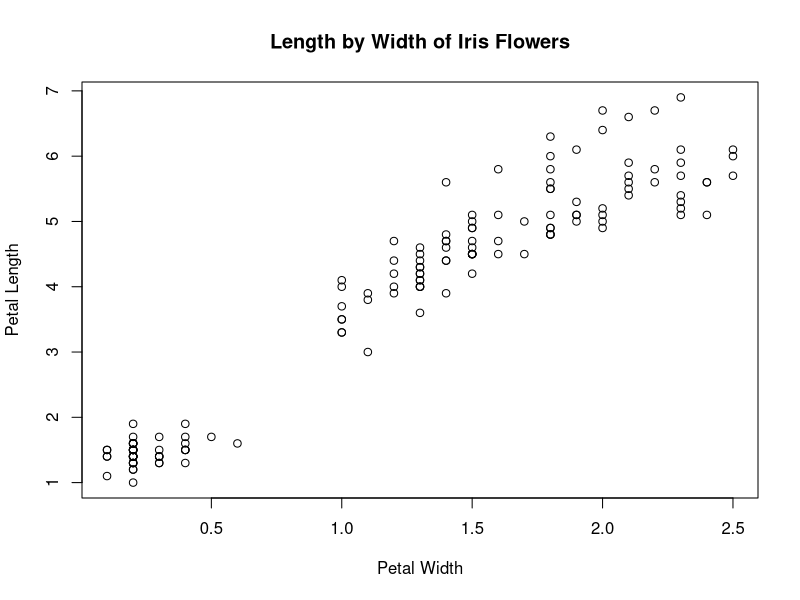
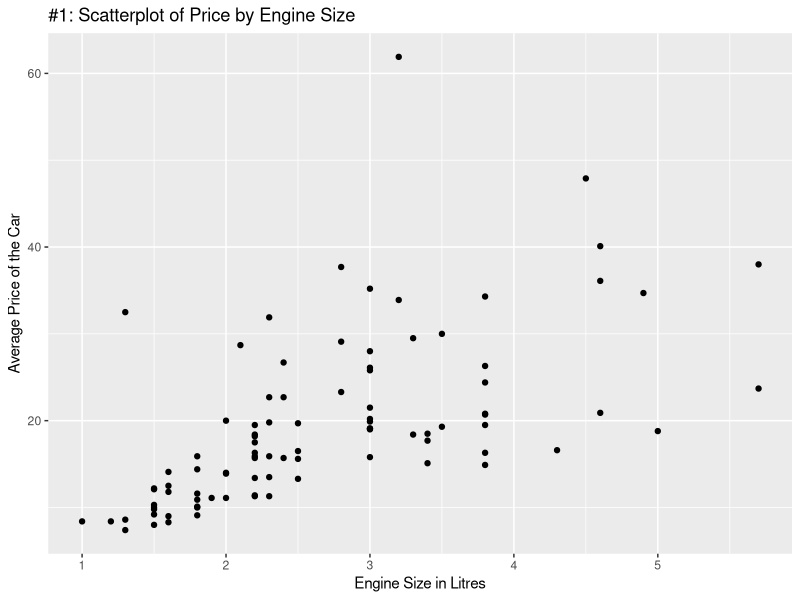
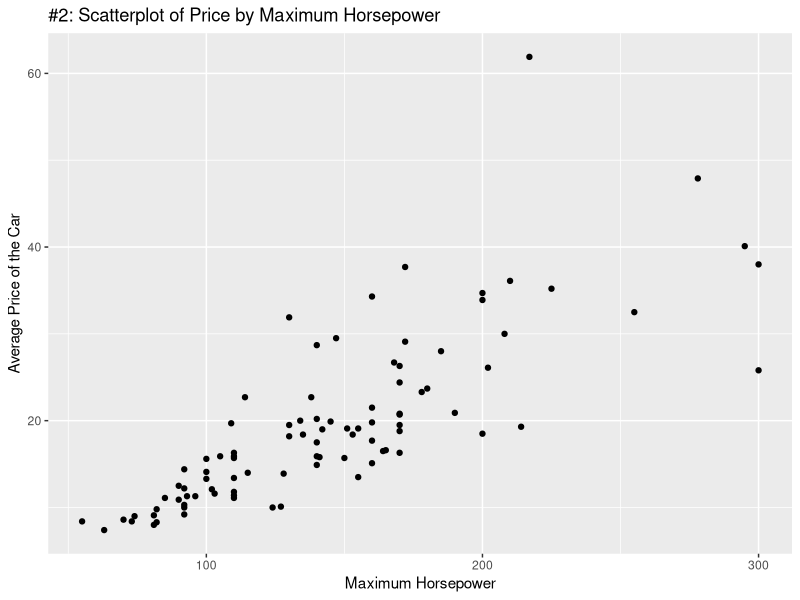
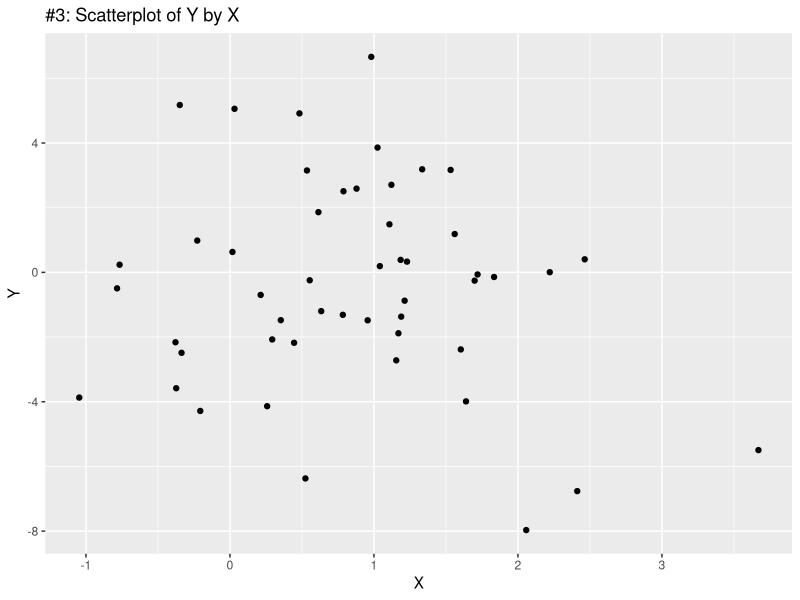
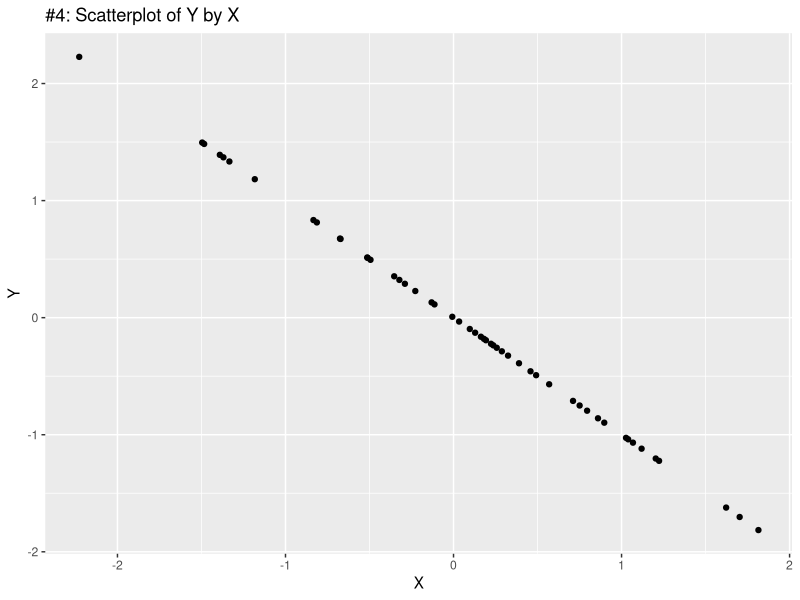
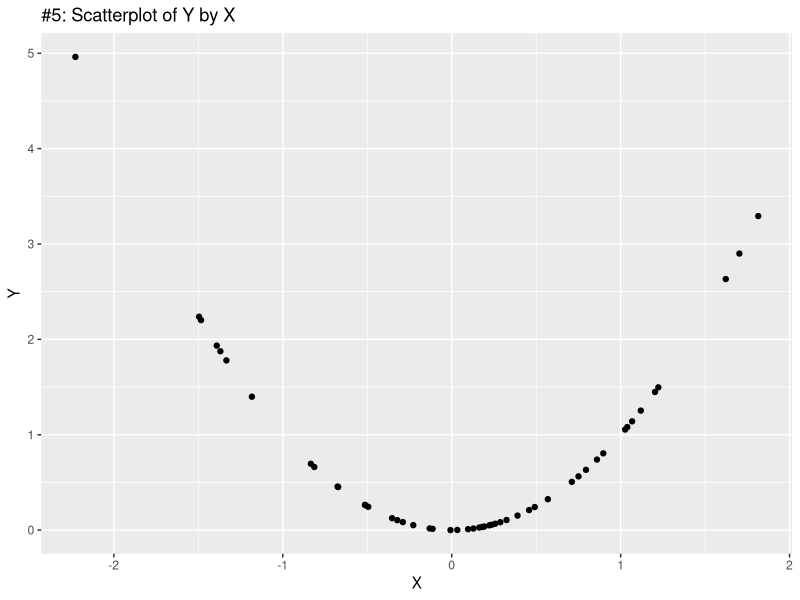
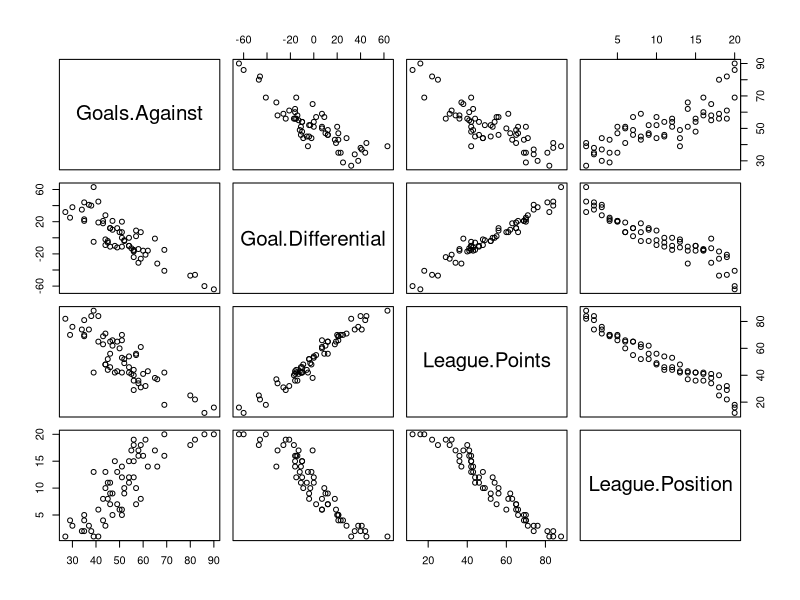
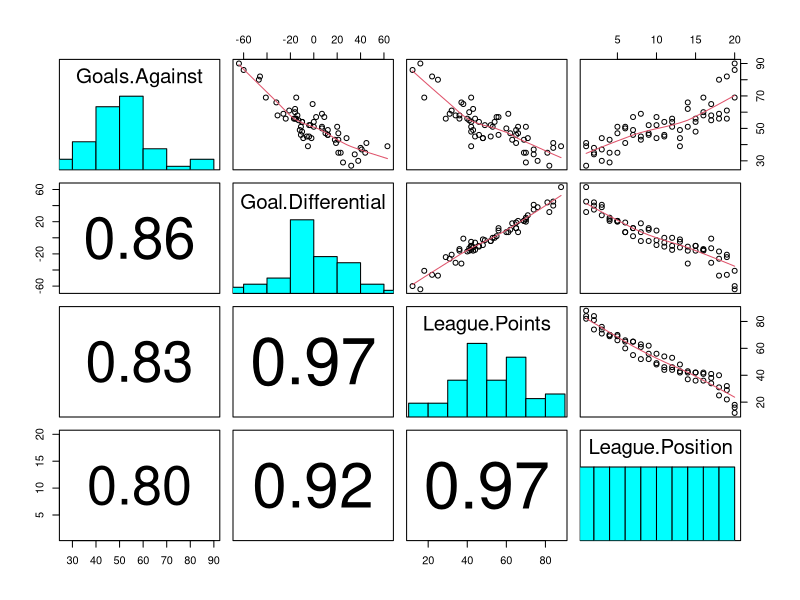

These figures' R source, in order:
## ---- chunk 1

data("iris")

# 1 #
plot(iris$Petal.Length ~ iris$Petal.Width,
     ylab = "Petal Length",xlab = "Petal Width",
     main = "Length by Width of Iris Flowers")

# 2 #
# Sepal.Length ~ Sepal.Width


# 3 #
# Petal.Length ~ Sepal.Length

## ---- chunk 2

set.seed(1000)
library(MASS)
library(ggplot2)
data("Cars93")
colnames(Cars93)
# + geom_smooth(method='lm') #Add regression line to plot
  

## 1 ## 
ggplot(data=Cars93,mapping = aes(x = EngineSize, y = Price)) +
  geom_point()+
  labs(title = "#1: Scatterplot of Price by Engine Size",
       x = "Engine Size in Litres",
       y = "Average Price of the Car")

## 2 ##
ggplot(data=Cars93,mapping = aes(x = Horsepower, y = Price)) +
  geom_point()+
  labs(title = "#2: Scatterplot of Price by Maximum Horsepower",
       x = "Maximum Horsepower",
       y = "Average Price of the Car")


df1 <- data.frame(X = rnorm(50,1,1),
                  Y = rnorm(50,-1,3))


## 3 ##
ggplot(data=df1,mapping = aes(x = X, y = Y)) +
  geom_point()+
  labs(title = "#3: Scatterplot of Y by X",
       x = "X",
       y = "Y")


X = rnorm(50,0,1)
Y = -X

df2 <- data.frame(X = X,
                  Y = Y)
## 4 ##
ggplot(data=df2,mapping = aes(x = X, y = Y)) +
  geom_point()+
  labs(title = "#4: Scatterplot of Y by X",
       x = "X",
       y = "Y")


df3 <-  data.frame(X = X,
                  Y = X^2)

## 5 ##
ggplot(data=df3,mapping = aes(x = X, y = Y)) +
  geom_point()+
  labs(title = "#5: Scatterplot of Y by X",
       x = "X",
       y = "Y")



## ---- chunk 3


#cov()

## 1 ##


## 2 ##


## 3 ##


## 4 ##


## 5 ##




## ---- chunk 4


#cor()

## 1 ##


## 2 ##


## 3 ##


## 4 ##


## 5 ##




## ---- chunk 5

# Outliers <- read.csv("Outliers.csv")
# 
#  ggplot(data=df3,mapping = aes(x = X, y = Y)) +
#    geom_point()+
#    labs(title = "#5: Scatterplot of Y by X",
#         x = "X",
#         y = "Y")+
#   geom_text(x=0, y=3, label=paste("Correlation: ",round(cor(df3$X,df3$Y),digits=3)))
# 
# boxplot(Outliers)
# plot(Outliers)


# ggplot(data=Outliers,mapping = aes(x = X1, y = Y1)) +
#   geom_point()+
#   labs(title = "#5: Scatterplot of Y1 by X1",
#        x = "X1",
#        y = "Y1")+
#  geom_text(x=3, y=20, label=paste("Correlation: ",round(cor(Outliers$X1,Outliers$Y1),digits=3))) + geom_smooth(method='lm') #Add regression line to plot
# 
# 



## ---- chunk 6

panel.hist <- function(x, ...)
{
    usr <- par("usr")
    par(usr = c(usr[1:2], 0, 1.5) )
    h <- hist(x, plot = FALSE)
    breaks <- h$breaks; nB <- length(breaks)
    y <- h$counts; y <- y/max(y)
    rect(breaks[-nB], 0, breaks[-1], y, col = "cyan", ...)
}

panel.cor <- function(x, y, digits = 2, prefix = "", cex.cor, ...)
{
    usr <- par("usr")
    par(usr = c(0, 1, 0, 1))
    r <- abs(cor(x, y))
    txt <- format(c(r, 0.123456789), digits = digits)[1]
    txt <- paste0(prefix, txt)
    if(missing(cex.cor)) cex.cor <- 0.8/strwidth(txt)
    text(0.5, 0.5, txt, cex = cex.cor * r)
}




## ---- chunk 7


Football24 <- read.csv("Football24.csv")
colnames(Football24)

#2
pairs(Football24[,c(7:10)])

#3 With LOWESS curve, correlations, and histograms
pairs(Football24[,c(7:10)],
      lower.panel = panel.cor,
                 diag.panel = panel.hist,
                 upper.panel = panel.smooth)
